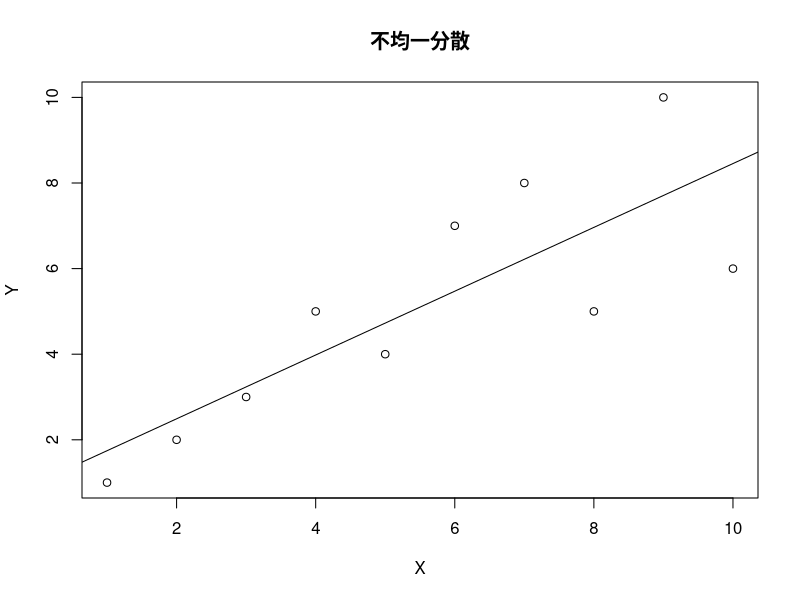

Here is the R script that generated this plot: (Note: this script raises an error after producing the figure.)
data1 <- read.table("k0602.csv",header = TRUE, sep =",")
data1
plot(data1$X, data1$Y,xlab="X",ylab="Y",main="不均一分散")
fm1 <- lm(Y ~ X, data = data1)
summary(fm1)
abline(fm1)
bptest(fm1)
